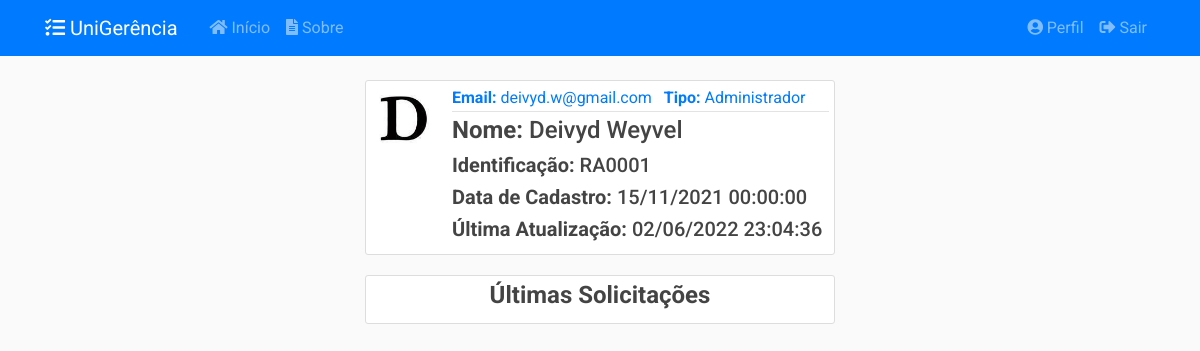
Before: /usuarios/1 (signed in) with the older database file.
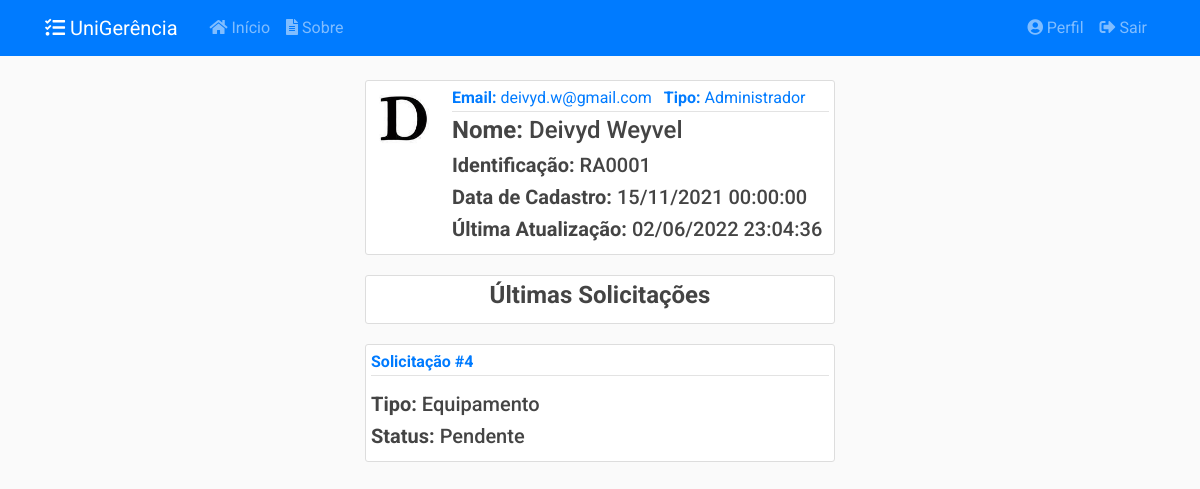
After: the same page with the newer database file.
### app/models/usuarios.py (models this page shows, shortened)
class Usuario(db.Model, UserMixin):
    __tablename__ = 'usuarios'
    __table_args__ = {'extend_existing': True}
    id = db.Column(db.Integer, primary_key=True)
    nome = db.Column(db.String(100), nullable=False)
    identificacao = db.Column(db.String(20), unique=True, nullable=False)
    email = db.Column(db.String(100), unique=True, nullable=False)
    senha = db.Column(db.String(60), nullable=False)
    data_cadastro = db.Column(db.DateTime, nullable=False,
                              default=datetime.now().astimezone(fuso_horario))
    data_atualizacao = db.Column(db.DateTime, nullable=True)
    tipo = db.Column(db.Enum(TipoUsuario), nullable=False)
    ativo = db.Column(db.Boolean, nullable=False, default=True)
    imagem_perfil = db.Column(db.String(20), nullable=False,
                              default='default.jpg')
    posts = db.relationship('Post', backref='autor',
                            foreign_keys='Post.usuario_id', lazy=True)
    recipiente = db.relationship('Post', backref='destinatario',
                                 foreign_keys='Post.destinatario_id', lazy=True)
    solicitacoes = db.relationship('Solicitacao', backref='autor', lazy=True)
    relatorios = db.relationship('Relatorio', backref='autor', lazy=True)
    def recupera_id(usuario_id):
        return Usuario.query.filter_by(id=usuario_id).filter_by(ativo=True).first_or_404()
    def __repr__(self):
        return f"{self.nome} ({self.identificacao})"

### app/models/solicitacoes.py (models this page shows, shortened)
class Solicitacao(db.Model):
    __tablename__ = 'solicitacoes'
    __table_args__ = {'extend_existing': True}
    id = db.Column(db.Integer, primary_key=True)
    status = db.Column(db.Enum(Status), default=Status.ABERTO.name)
    data_abertura = db.Column(db.DateTime, nullable=False,
                              default=datetime.now().astimezone(fuso_horario))
    data_inicio_pref = db.Column(db.Date, nullable=False)
    data_fim_pref = db.Column(db.Date, nullable=False)
    data_retirada = db.Column(db.DateTime, nullable=True)
    data_devolucao = db.Column(db.DateTime, nullable=True)
    data_cancelamento = db.Column(db.DateTime, nullable=True)
    data_finalizacao = db.Column(db.DateTime, nullable=True)
    quantidade = db.Column(db.Integer, nullable=False, default=0)
    descricao = db.Column(db.String(20), nullable=False)
    ativo = db.Column(db.Boolean, nullable=False, default=True)
    tipo = db.Column(db.String(20), nullable=False)
    usuario_id = db.Column(db.Integer, db.ForeignKey('usuarios.id'),
                           nullable=False)
    turno_id = db.Column(db.Integer, db.ForeignKey('turnos.id'),
                           nullable=False)
    turno = db.relationship('Turno', back_populates='solicitacoes')
    def recupera_autor_limite(usuario, limite):
        return Solicitacao.query.filter_by(autor=usuario).filter_by(
            ativo=True).order_by(Solicitacao.id.desc()).limit(limite)
    __mapper_args__ = {
        'polymorphic_identity': 'solicitacoes',
        'polymorphic_on': tipo
    }

class SolicitacaoEquipamento(Solicitacao):
    __tablename__ = 'solicitacoes_equipamentos'
    id = db.Column(db.Integer, db.ForeignKey('solicitacoes.id'), primary_key=True)
    tipo_eqp_id = db.Column(db.Integer, db.ForeignKey('tipos_equipamento.id'),
                           nullable=True)
    equipamentos = db.relationship('Equipamento', secondary=solicitacao_e,
                                   back_populates='solicitacoes')
    tipo_eqp = db.relationship('TipoEquipamento', back_populates='solicitacoes')
    __mapper_args__ = {
        'polymorphic_identity': 'Equipamento'
    }

class Solicitacao(db.Model):
    __tablename__ = 'solicitacoes'
    __table_args__ = {'extend_existing': True}
    id = db.Column(db.Integer, primary_key=True)
    status = db.Column(db.Enum(Status), default=Status.ABERTO.name)
    data_abertura = db.Column(db.DateTime, nullable=False,
                              default=datetime.now().astimezone(fuso_horario))
    data_inicio_pref = db.Column(db.Date, nullable=False)
    data_fim_pref = db.Column(db.Date, nullable=False)
    data_retirada = db.Column(db.DateTime, nullable=True)
    data_devolucao = db.Column(db.DateTime, nullable=True)
    data_cancelamento = db.Column(db.DateTime, nullable=True)
    data_finalizacao = db.Column(db.DateTime, nullable=True)
    quantidade = db.Column(db.Integer, nullable=False, default=0)
    descricao = db.Column(db.String(20), nullable=False)
    ativo = db.Column(db.Boolean, nullable=False, default=True)
    tipo = db.Column(db.String(20), nullable=False)
    usuario_id = db.Column(db.Integer, db.ForeignKey('usuarios.id'),
                           nullable=False)
    turno_id = db.Column(db.Integer, db.ForeignKey('turnos.id'),
                           nullable=False)
    turno = db.relationship('Turno', back_populates='solicitacoes')
    def recupera_autor_limite(usuario, limite):
        return Solicitacao.query.filter_by(autor=usuario).filter_by(
            ativo=True).order_by(Solicitacao.id.desc()).limit(limite)
    __mapper_args__ = {
        'polymorphic_identity': 'solicitacoes',
        'polymorphic_on': tipo
    }

### app/controllers/usuarios.py (the view)
@usuarios.route("/<int:usuario_id>", methods=['GET'])
@login_required
@admin_required
def usuario(usuario_id):
    usuario = Usuario.recupera_id(usuario_id)
    solicitacoes = Solicitacao.recupera_autor_limite(usuario, 5)
    return render_template('usuarios/usuario.html',
                           title=usuario, usuario=usuario,
                           solicitacoes=solicitacoes)

### app/models/usuarios.py (called while the page is built)
@login_manager.user_loader
def load_user(user_id):
    return Usuario.query.get(int(user_id))

### app/utils.py (called while the page is built)
def admin_required(f):
    @wraps(f)
    def wrap(*args, **kwargs):
        if current_user.tipo.name == 'ADMIN':
            return f(*args, **kwargs)
        else:
            flash('Você não tem autorização para acessar esta página.', 'danger')
        return redirect(url_for('principal.inicio'))
    return wrap

### app/templates/usuarios/usuario.html
{% extends "layout.html" %}
{% block conteudo %}
<article class="media content-section">
    <img class="rounded-circle article-img" src="{{ url_for('static', filename='img_perfil/' + usuario.imagem_perfil) }}">
    <div class="media-body">
        <div class="article-metadata">
            <a class="mr-2"><strong>Email:</strong> {{ usuario.email }}</a>
            <a class="mr-2"><strong>Tipo:</strong> {{ usuario.tipo.value }}</a>
        </div>
        <h4 class="article-title"><strong>Nome:</strong> {{ usuario.nome }}</h4>
        <h5 class="article-content"><strong>Identificação:</strong> {{ usuario.identificacao }}</h5>
        <h5 class="article-content"><strong>Data de Cadastro:</strong> {{ usuario.data_cadastro.strftime('%d/%m/%Y %H:%M:%S') }}</h5>
        {% if usuario.data_atualizacao %}
            <h5 class="article-content"><strong>Última Atualização:</strong> {{ usuario.data_atualizacao.strftime('%d/%m/%Y %H:%M:%S') }}</h5>
        {% endif %}
    </div>
</article>
<article class="media content-section">
    <div class="media-body">
        <h4 class="article-content text-center"><strong>Últimas Solicitações</strong></h4>
    </div>
</article>
{% for solicitacao in solicitacoes %}
<article class="media content-section">
    <div class="media-body">
        <div class="article-metadata mb-3">
            <a class="mr-2" href="{{ url_for('solicitacoes.solicitacao', solicitacao_id=solicitacao.id )}}"><strong>Solicitação #{{ solicitacao.id }}</strong></a>
        </div>
        <h5 class="article-content"><strong>Tipo:</strong> {{ solicitacao.tipo }}</h5>
        <h5 class="article-content"><strong>Status:</strong> {{ solicitacao.status.value }}</h5>
    </div>
</article>
{% endfor %}
{% endblock conteudo %}

### app/templates/layout.html (shortened to what this page needs)
<!DOCTYPE html>
<html>
<head>
    <link rel="stylesheet" type="text/css" href="{{ url_for('static', filename='css/bootstrap.min.css') }}">
    <link rel="stylesheet" type="text/css" href="{{ url_for('static', filename='css/main.css') }}">
    <link rel="stylesheet" type="text/css" href="https://cdn.datatables.net/v/bs4/jszip-2.5.0/dt-1.11.3/b-2.0.1/b-colvis-2.0.1/b-html5-2.0.1/b-print-2.0.1/cr-1.5.5/fh-3.2.0/r-2.2.9/rr-1.2.8/sp-1.4.0/sl-1.3.3/datatables.min.css"/>
    <link rel="stylesheet" type="text/css" href="{{ url_for('static', filename='css/select2.min.css') }}"/>
    <link rel="stylesheet" type="text/css" href="{{ url_for('static', filename='css/select2-bootstrap.min.css') }}">
    <link rel="stylesheet" type="text/css" href="https://pro.fontawesome.com/releases/v5.15.0/css/all.css">
</head>
<body>
    <header class="site-header">
        <nav class="navbar navbar-expand-md navbar-dark bg-primary fixed-top">
            <div class="container">
                <a class="navbar-brand mr-4" href="{{ url_for('principal.inicio') }}"><i class="fas fa-tasks"></i> UniGerência</a>
                <div class="collapse navbar-collapse" id="navbarToggle">
                    <div class="navbar-nav mr-auto">
                        <a class="nav-item nav-link" href="{{ url_for('principal.inicio') }}"><i class="fas fa-home"></i>&nbsp;Início</a>
                        <a class="nav-item nav-link" href="{{ url_for('principal.sobre') }}"><i class="fas fa-file-alt"></i>&nbsp;Sobre</a>
                    </div>
                    <div class="navbar-nav">
                    {% if current_user.is_authenticated %}
                        <a class="nav-item nav-link" href="{{ url_for('usuarios.perfil') }}"><i class="fas fa-user-circle"></i>&nbsp;Perfil</a>
                        <a class="nav-item nav-link" href="{{ url_for('usuarios.logout') }}"><i class="fas fa-sign-out-alt"></i>&nbsp;Sair</a>
                    {% else %}
                        <a class="nav-item nav-link" href="{{ url_for('usuarios.login') }}"><i class="fas fa-sign-in-alt"></i>&nbsp;Login</a>
                        <a class="nav-item nav-link" href="{{ url_for('usuarios.registrar') }}"><i class="fas fa-address-card"></i>&nbsp;Registre-se</a>
                    {% endif %}
                    </div>
                </div>
            </div>
        </nav>
    </header>
    <main role="main" class="container-fluid">
        <div class="row justify-content-lg-center">
            <div class="col-lg-5 align-self-lg-center">
            {% block conteudo %}{% endblock %}
            </div>
        </div>
    </main>
</body>
</html>

### app/static/css/main.css (style rules this page uses)
body { background: #fafafad5; color: #333333; margin-top: 5rem; font-family: 'Roboto' !important; }
h1, h2, h3, h4, h5, h6 { color: #444444; }
html { scroll-behavior: smooth; }
.content-section { background: #ffffff; padding: 5px 5px; border: 1px solid #dddddd; border-radius: 3px; margin-bottom: 20px; }
.article-title { color: #444444; }
.article-content { white-space: pre-line; }
.article-img { height: 65px; width: 65px; margin-right: 16px; }
.article-metadata { padding-bottom: 1px; margin-bottom: 4px; border-bottom: 1px solid #e3e3e3 }

Changed rows visible on the page:
added SolicitacaoEquipamento: id "4", tipo "Equipamento", status.value "Pendente"
